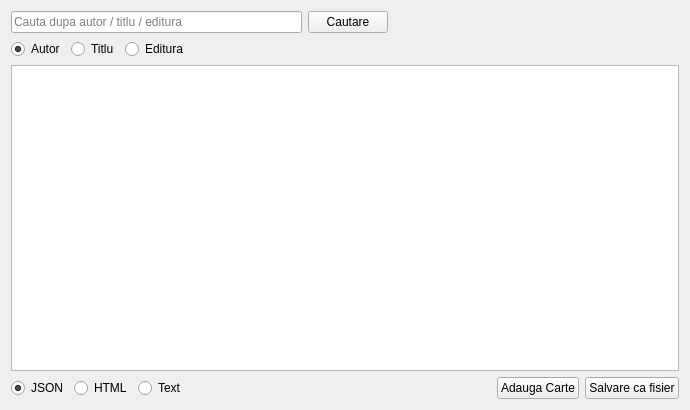
<?xml version="1.0" encoding="UTF-8"?>
<ui version="4.0">
 <class>LibraryApp</class>
 <widget class="QWidget" name="LibraryApp">
  <property name="geometry">
   <rect>
    <x>0</x>
    <y>0</y>
    <width>690</width>
    <height>410</height>
   </rect>
  </property>
  <property name="windowTitle">
   <string>Exemplul 2</string>
  </property>
  <layout class="QGridLayout" name="gridLayout">
   <item row="0" column="0">
    <layout class="QHBoxLayout" name="horizontalLayout">
     <item>
      <widget class="QLineEdit" name="search_bar">
       <property name="placeholderText">
        <string>Cauta dupa autor / titlu / editura</string>
       </property>
      </widget>
     </item>
     <item>
      <widget class="QPushButton" name="search_btn">
       <property name="text">
        <string>Cautare</string>
       </property>
      </widget>
     </item>
     <item>
      <spacer name="horizontalSpacer_2">
       <property name="orientation">
        <enum>Qt::Horizontal</enum>
       </property>
       <property name="sizeHint" stdset="0">
        <size>
         <width>40</width>
         <height>20</height>
        </size>
       </property>
      </spacer>
     </item>
    </layout>
   </item>
   <item row="1" column="0">
    <layout class="QHBoxLayout" name="horizontalLayout_2">
     <item>
      <widget class="QRadioButton" name="author_rb">
       <property name="text">
        <string>Autor</string>
       </property>
       <property name="checked">
        <bool>true</bool>
       </property>
       <attribute name="buttonGroup">
        <string notr="true">search_rb_btns</string>
       </attribute>
      </widget>
     </item>
     <item>
      <widget class="QRadioButton" name="title_rb">
       <property name="text">
        <string>Titlu</string>
       </property>
       <attribute name="buttonGroup">
        <string notr="true">search_rb_btns</string>
       </attribute>
      </widget>
     </item>
     <item>
      <widget class="QRadioButton" name="publisher_rb">
       <property name="text">
        <string>Editura</string>
       </property>
       <attribute name="buttonGroup">
        <string notr="true">search_rb_btns</string>
       </attribute>
      </widget>
     </item>
     <item>
      <spacer name="horizontalSpacer">
       <property name="orientation">
        <enum>Qt::Horizontal</enum>
       </property>
       <property name="sizeHint" stdset="0">
        <size>
         <width>40</width>
         <height>20</height>
        </size>
       </property>
      </spacer>
     </item>
    </layout>
   </item>
   <item row="2" column="0">
    <widget class="QTextEdit" name="result">
     <property name="readOnly">
      <bool>true</bool>
     </property>
    </widget>
   </item>
   <item row="3" column="0">
    <layout class="QHBoxLayout" name="horizontalLayout_3">
     <item>
      <widget class="QRadioButton" name="json_rb">
       <property name="text">
        <string>JSON</string>
       </property>
       <property name="checked">
        <bool>true</bool>
       </property>
       <attribute name="buttonGroup">
        <string notr="true">file_type_rb_btns</string>
       </attribute>
      </widget>
     </item>
     <item>
      <widget class="QRadioButton" name="html_rb">
       <property name="text">
        <string>HTML</string>
       </property>
       <attribute name="buttonGroup">
        <string notr="true">file_type_rb_btns</string>
       </attribute>
      </widget>
     </item>
     <item>
      <widget class="QRadioButton" name="text_rb">
       <property name="text">
        <string>Text</string>
       </property>
       <attribute name="buttonGroup">
        <string notr="true">file_type_rb_btns</string>
       </attribute>
      </widget>
     </item>
     <item>
      <spacer name="horizontalSpacer_3">
       <property name="orientation">
        <enum>Qt::Horizontal</enum>
       </property>
       <property name="sizeHint" stdset="0">
        <size>
         <width>40</width>
         <height>20</height>
        </size>
       </property>
      </spacer>
     </item>
     <item>
      <widget class="QPushButton" name="button_add_book">
       <property name="text">
        <string>Adauga Carte</string>
       </property>
      </widget>
     </item>
     <item>
      <widget class="QPushButton" name="save_as_file_btn">
       <property name="text">
        <string>Salvare ca fisier</string>
       </property>
      </widget>
     </item>
    </layout>
   </item>
  </layout>
 </widget>
 <resources/>
 <connections/>
 <buttongroups>
  <buttongroup name="search_rb_btns"/>
  <buttongroup name="file_type_rb_btns"/>
 </buttongroups>
</ui>
